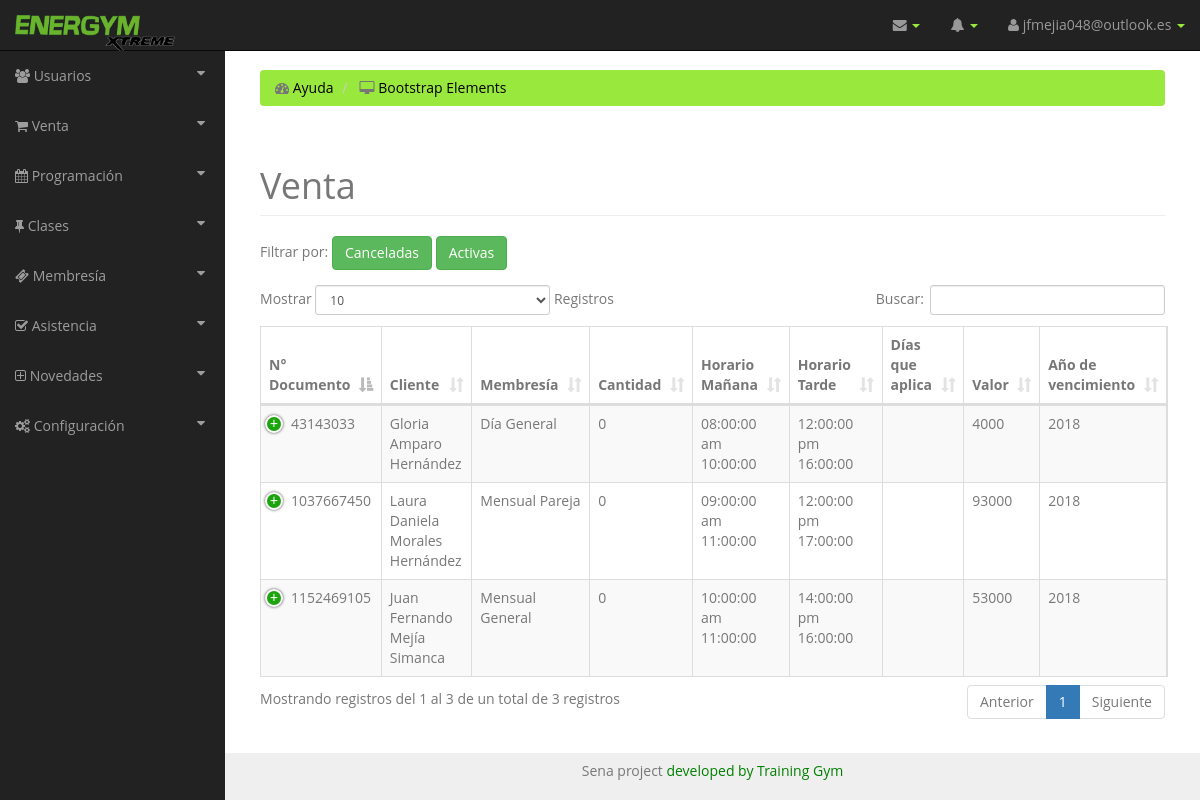
Screenshot of /Venta/index (signed in) with the database file from the repository.
### tables this page shows
CREATE TABLE `comprobanteservicio` (
  `idcomprobanteServicio` int(11) NOT NULL,
  `cantidad` int(11) NOT NULL,
  `fechaFin` date NOT NULL,
  `total` int(11) NOT NULL,
  `fechaVenta` date NOT NULL,
  `estadoVenta` varchar(15) DEFAULT 'Activa',
  `idPersona` int(11) NOT NULL,
  `beneficiario` int(11) DEFAULT NULL
);

CREATE TABLE `persona` (
  `idusuario` int(11) NOT NULL,
  `documento` int(11) NOT NULL,
  `primerNombre` varchar(25) NOT NULL,
  `segundoNombre` varchar(25) DEFAULT NULL,
  `primerApellido` varchar(25) NOT NULL,
  `segundoApellido` varchar(25) NOT NULL,
  `fechaNacimiento` date NOT NULL,
  `telefono` varchar(15) NOT NULL,
  `celular` varchar(15) DEFAULT NULL,
  `estadoCivil` varchar(15) DEFAULT NULL,
  `correo` varchar(60) NOT NULL,
  `direccion` varchar(45) DEFAULT NULL,
  `idPerfil` int(11) NOT NULL DEFAULT '3',
  `idtipoDocumento` int(11) NOT NULL,
  `idgenero` int(11) NOT NULL,
  `idacudiente` int(11) DEFAULT NULL,
  `ideps` int(11) NOT NULL,
  `idregistrosPendientes` int(11) DEFAULT NULL,
  `estadoPersona` varchar(15) DEFAULT 'Activo',
  `contrasena` text
);

CREATE TABLE `tipomembresia` (
  `idtipoMembresia` int(11) NOT NULL,
  `nombreTipoMembresia` varchar(45) NOT NULL,
  `duracion` int(11) NOT NULL,
  `estadoTM` varchar(15) DEFAULT 'Activo'
);

CREATE TABLE `membresia` (
  `idMembresia` int(11) NOT NULL,
  `nombreMembresia` varchar(45) NOT NULL,
  `cantidad` int(11) NOT NULL,
  `estadoMembresia` varchar(15) DEFAULT 'Activo',
  `idtipoMembresia` int(11) NOT NULL,
  `idtarifas` int(11) NOT NULL,
  `beneficiarioM` tinyint(1) DEFAULT NULL
);

CREATE TABLE `planeshorario` (
  `idplanesHorario` int(11) NOT NULL,
  `rangoInicioM` time DEFAULT NULL,
  `rangoFinM` time DEFAULT NULL,
  `rangoInicioT` time DEFAULT NULL,
  `rangoFinT` time DEFAULT NULL,
  `idMembresia` int(11) DEFAULT NULL,
  `dia` text NOT NULL
);

CREATE TABLE `tarifas` (
  `idtarifas` int(11) NOT NULL,
  `valor` int(11) DEFAULT NULL,
  `year` varchar(15) DEFAULT NULL,
  `estadoTarifa` varchar(15) DEFAULT 'Activo'
);

### application/Controller/VentaController.php (called while the page is built, shortened)
<?php
class VentaController{
    public function index()
    {
        $venta= new Venta();
        if(isset($_GET["estado"])){
            $registros = $venta->listarPorEstado($_GET["estado"]);
        }else{
            $registros = $venta->listar();
        }
        include APP.'view/_templates/headerAdmin.php';
        include APP.'view/Venta/index.php';
        include APP.'view/_templates/footerAdmin.php';
    }
}
?>

### public/index.php (called while the page is built, shortened)
<?php
$app = new Application();

### application/Core/Model.php (called while the page is built, shortened)
<?php
class Model
{
    private function openDatabaseConnection()
    {
        $options = array(PDO::ATTR_DEFAULT_FETCH_MODE => PDO::FETCH_OBJ, PDO::ATTR_ERRMODE => PDO::ERRMODE_WARNING);
        if (DB_TYPE == "pgsql") {
            $databaseEncodingenc = " options='--client_encoding=" . DB_CHARSET . "'";
        } else {
            $databaseEncodingenc = "; charset=" . DB_CHARSET;
        }
        $this->db = new PDO(DB_TYPE . ':host=' . DB_HOST . ';dbname=' . DB_NAME . $databaseEncodingenc, DB_USER, DB_PASS, $options);
    }
}

### application/Model/Venta.php (called while the page is built, shortened)
<?php
class Venta extends Model{
    public function listar(){
        $sql = "CALL SP_listarVenta";
        $query = $this->db->prepare($sql);
        $query->execute();
        return $query->fetchAll();
    }
}
?>

### application/view/Venta/index.php (the view, shortened to what this page needs)
<div id="page-wrapper">
    <div class="container-fluid">
        <ol class="breadcrumb">
            <li class="hover">
                <i class="fa fa-dashboard"></i> <a href="..." id="eti">Ayuda    </a>
            </li>
            <li class="active">
                <i class="fa fa-desktop"></i> <a href="..." id="eti">Bootstrap Elements</a>
            </li>
        </ol>
        <div class="row">
            <div class="col-lg-12">
                <h1 class="page-header">
                    Venta
                </h1>
                <form>
                <h5>Filtrar por:
                <a href = "<?=URL?>Venta/index?estado=Cancelada" class="btn btn-success">Canceladas</a>
                <a href = "<?=URL?>Venta/index?estado=Activa" class="btn btn-success">Activas</a>
                <br><br>
                </form>
                <table class="table table-striped table-bordered" id="dataTable">
                    <thead>
                        <tr>
                            <th>N° Documento</th>
                            <th>Cliente</th>
                            <th>Membresía</th>
                            <th>Cantidad</th>
                            <th>Horario Mañana</th>
                            <th>Horario Tarde</th>
                            <th>Días que aplica</th>
                            <th>Valor</th>
                            <th>Año de vencimiento</th>
                        </tr>
                    </thead>
                    <tbody>
                        <?php foreach($registros as $key => $value): ?>
                            <tr>
                            <td><?= $value->documento ?></td>
                                <td><?= $value->primerNombre." ".$value->segundoNombre." ".$value->primerApellido." ".$value->segundoApellido?></td>
                                <td><?= $value->nombreTipoMembresia." ".$value->nombreMembresia ?></td>
                                <td><?= $value->cantidad?></td>
                                <td><?= $value->rangoInicioM." am ".$value->rangoFinM ?></td>
                                <td><?= $value->rangoInicioT." pm ".$value->rangoFinT ?></td>
                                <td><?= $value->dia ?></td>
                                <td><?= $value->valor?></td>
                                <td><?= $value->year?></td>
                            </tr>
                        <?php endforeach ?>
                    </tbody>
                </table>
            </div>
        </div>
    </div>
</div>

### public/css/sb-admin.css (style rules this page uses)
body { margin-top: 100px; background-color: #222; }
@media (min-width:768px) { body { margin-top: 50px; } }
#page-wrapper { width: 100%; padding: 0; background-color: #fff; }
@media (min-width:768px) { #page-wrapper { padding: 10px; } }

### public/css/style1.css (style rules this page uses)
body { background: #efefef; font-family: 'Open Sans', sans-serif; color: #777; }
#eti { color: black; }
.breadcrumb { background-color: #99e83d !important; }
#page-wrapper { padding: 20px !important; }

### rows the page displays
comprobanteservicio: idPersona.documento "1037667450", idPersona.primerNombre "Laura", idPersona.segundoNombre "Daniela", idPersona.primerApellido "Morales", idPersona.segundoApellido "Hernández", tipomembresia.nombreTipoMembresia "Mensual", membresia.nombreMembresia "Pareja", membresia.cantidad "0", planeshorario.rangoInicioM "09:00:00", planeshorario.rangoFinM "11:00:00", planeshorario.rangoInicioT "12:00:00", planeshorario.rangoFinT "17:00:00", tarifas.valor "93000", tarifas.year "2018"
comprobanteservicio: idPersona.documento "43143033", idPersona.primerNombre "Gloria", idPersona.primerApellido "Amparo", idPersona.segundoApellido "Hernández", tipomembresia.nombreTipoMembresia "Día", membresia.nombreMembresia "General", membresia.cantidad "0", planeshorario.rangoInicioM "08:00:00", planeshorario.rangoFinM "10:00:00", planeshorario.rangoInicioT "12:00:00", planeshorario.rangoFinT "16:00:00", tarifas.valor "4000", tarifas.year "2018"
comprobanteservicio: idPersona.documento "1152469105", idPersona.primerNombre "Juan", idPersona.segundoNombre "Fernando", idPersona.primerApellido "Mejía", idPersona.segundoApellido "Simanca", tipomembresia.nombreTipoMembresia "Mensual", membresia.nombreMembresia "General", membresia.cantidad "0", planeshorario.rangoInicioM "10:00:00", planeshorario.rangoFinM "11:00:00", planeshorario.rangoInicioT "14:00:00", planeshorario.rangoFinT "16:00:00", tarifas.valor "53000", tarifas.year "2018"

### other values shown
$_SESSION["instructor"] "jfmejia048@outlook.es"
